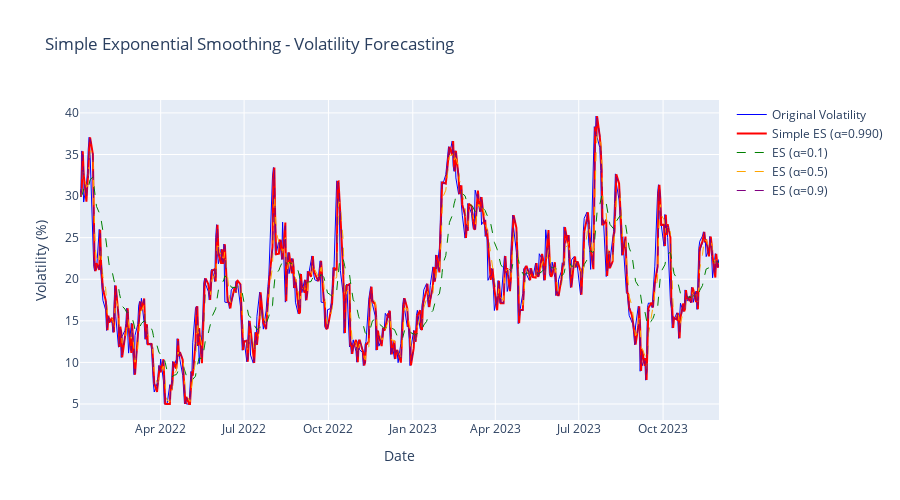

Source (notebook cell):
### Code cell
# 1. SIMPLE EXPONENTIAL SMOOTHING
print(" 1. SIMPLE EXPONENTIAL SMOOTHING")
print("=" * 33)

def simple_exponential_smoothing(series, alpha=None, optimize=True):
 """Apply simple exponential smoothing with optional optimization"""

 if optimize and alpha is None:
     # Find optimal alpha using minimization
     def sse_objective(alpha):
         alpha = alpha[0] # Extract from array
         if alpha <= 0 or alpha >= 1:
             return np.inf

         smoothed = np.zeros(len(series))
         smoothed[0] = series.iloc[0]

         for i in range(1, len(series)):
             smoothed[i] = alpha * series.iloc[i-1] + (1 - alpha) * smoothed[i-1]

         # Calculate SSE (excluding first value)
         sse = np.sum((series.iloc[1:] - smoothed[1:]) ** 2)
         return sse

     result = minimize(sse_objective, [0.3], bounds=[(0.01, 0.99)], method='L-BFGS-B')
     alpha = result.x[0]

 elif alpha is None:
     alpha = 0.3 # Default value

 # Apply smoothing
 smoothed = np.zeros(len(series))
 smoothed[0] = series.iloc[0]

 for i in range(1, len(series)):
     smoothed[i] = alpha * series.iloc[i-1] + (1 - alpha) * smoothed[i-1]

 return smoothed, alpha

# Apply to volatility data (no trend/seasonality)
vol_smoothed, vol_alpha = simple_exponential_smoothing(vol_df['volatility'])

print("Financial Volatility - Simple Exponential Smoothing:")
print(f"• Optimal alpha: {vol_alpha:.3f}")
print(f"• Smoothing interpretation: {vol_alpha:.1%} weight on most recent observation")

# Calculate fit statistics
vol_mse = mean_squared_error(vol_df['volatility'], vol_smoothed)
vol_mae = mean_absolute_error(vol_df['volatility'], vol_smoothed)

print(f"• MSE: {vol_mse:.2f}")
print(f"• MAE: {vol_mae:.2f}")

# Compare different alpha values
alphas_test = [0.1, 0.3, 0.5, 0.7, 0.9]
alpha_results = []

for alpha in alphas_test:
    smoothed, _ = simple_exponential_smoothing(vol_df['volatility'], alpha=alpha, optimize=False)
    mse = mean_squared_error(vol_df['volatility'], smoothed)
    alpha_results.append({'alpha': alpha, 'mse': mse})

print(f"\nAlpha Sensitivity Analysis:")
for result in alpha_results:
    print(f"• α = {result['alpha']:.1f}: MSE = {result['mse']:.2f}")

# Visualize simple exponential smoothing
fig_simple = go.Figure()

fig_simple.add_trace(
 go.Scatter(x=vol_df.index, y=vol_df['volatility'],
 mode='lines', name='Original Volatility',
 line=dict(color='blue', width=1))
)

fig_simple.add_trace(
 go.Scatter(x=vol_df.index, y=vol_smoothed,
 mode='lines', name=f'Simple ES (α={vol_alpha:.3f})',
 line=dict(color='red', width=2))
)

# Add different alpha comparisons
colors = ['green', 'orange', 'purple']
for i, alpha in enumerate([0.1, 0.5, 0.9]):
    smoothed_alpha, _ = simple_exponential_smoothing(vol_df['volatility'], alpha=alpha, optimize=False)
    fig_simple.add_trace(
        go.Scatter(x=vol_df.index, y=smoothed_alpha,
                  mode='lines', name=f'ES (α={alpha})',
                  line=dict(color=colors[i], width=1, dash='dash'))
    )

fig_simple.update_layout(
 title="Simple Exponential Smoothing - Volatility Forecasting",
 xaxis_title="Date",
 yaxis_title="Volatility (%)",
 height=500
)
fig_simple.show()

# Forecast with simple exponential smoothing
forecast_periods = 30
vol_last_smoothed = vol_smoothed[-1]

# Simple ES forecast (constant level)
vol_forecast_simple = [vol_last_smoothed] * forecast_periods
forecast_dates = pd.date_range(vol_df.index[-1] + pd.Timedelta(days=1),
 periods=forecast_periods, freq='B')

print(f"\nSimple ES Forecast (next 30 trading days):")
print(f"• Constant forecast level: {vol_last_smoothed:.2f}%")
print(f"• Forecast interpretation: No trend or seasonality captured")

# Calculate forecast intervals (assuming normal distribution of errors)
residuals = vol_df['volatility'] - vol_smoothed
residual_std = np.std(residuals)
confidence_level = 0.95
z_score = 1.96 # 95% confidence

vol_forecast_upper = [vol_last_smoothed + z_score * residual_std] * forecast_periods
vol_forecast_lower = [vol_last_smoothed - z_score * residual_std] * forecast_periods

print(f"• 95% Confidence Interval: [{vol_last_smoothed - z_score * residual_std:.2f}%, {vol_last_smoothed + z_score * residual_std:.2f}%]")

### Figure 1 — Plotly figure (JSON) as saved in the notebook; plotly's stock layout.template omitted (floating-point values rounded to 4 significant figures; data arrays with more than 128 entries replaced by an {"elided": "..."} marker saying what was removed)
{"data": [{"line": {"color": "blue", "width": 1}, "mode": "lines", "name": "Original Volatility", "type": "scatter", "x": {"elided": "500 str values"}, "y": {"elided": "500 float values"}}, {"line": {"color": "red", "width": 2}, "mode": "lines", "name": "Simple ES (α=0.990)", "type": "scatter", "x": {"elided": "500 str values"}, "y": {"elided": "500 float values"}}, {"line": {"color": "green", "dash": "dash", "width": 1}, "mode": "lines", "name": "ES (α=0.1)", "type": "scatter", "x": {"elided": "500 str values"}, "y": {"elided": "500 float values"}}, {"line": {"color": "orange", "dash": "dash", "width": 1}, "mode": "lines", "name": "ES (α=0.5)", "type": "scatter", "x": {"elided": "500 str values"}, "y": {"elided": "500 float values"}}, {"line": {"color": "purple", "dash": "dash", "width": 1}, "mode": "lines", "name": "ES (α=0.9)", "type": "scatter", "x": {"elided": "500 str values"}, "y": {"elided": "500 float values"}}], "layout": {"height": 500, "title": {"text": "Simple Exponential Smoothing - Volatility Forecasting"}, "xaxis": {"title": {"text": "Date"}}, "yaxis": {"title": {"text": "Volatility (%)"}}}}
